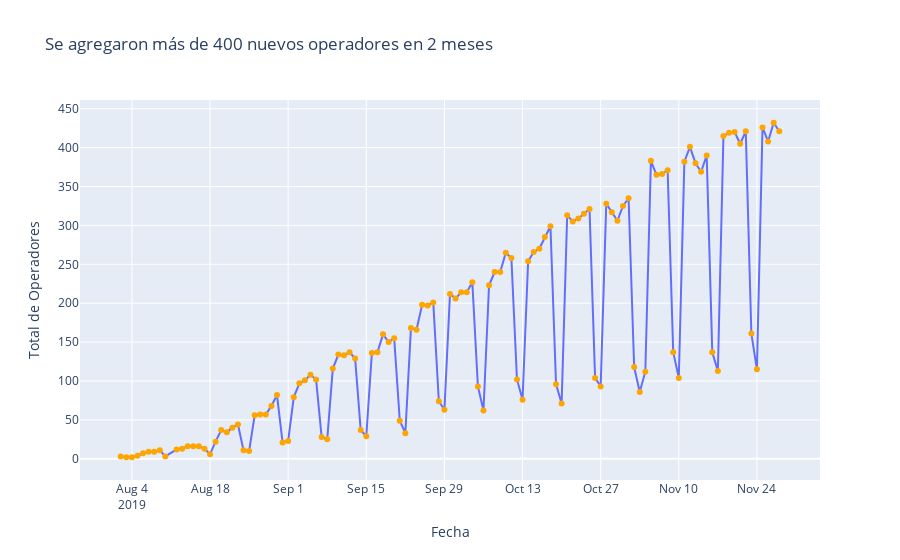

The notebook cell saved with this chart:
### Code cell
# Crear un DataFrame con el conteo de operadores únicos por fecha
operadores_por_fecha = data.groupby('date')['operator_id'].nunique().reset_index()
operadores_por_fecha.rename(columns={'operator_id': 'count_unique_operators'}, inplace=True)

# Crear la gráfica de líneas interactiva
fig = px.line(operadores_por_fecha, 
              x='date', 
              y='count_unique_operators',
              title='Se agregaron más de 400 nuevos operadores en 2 meses',
              labels={'date': 'Fecha', 'count_unique_operators': 'Total de Operadores'},
              markers=True,  # Mostrar marcadores en cada punto
              )

fig.update_traces(
    marker_color='orange'  # Color de los marcadores (verde)
)

fig.show()

### Figure 1 — Plotly figure (JSON) as saved in the notebook; plotly's stock layout.template omitted (floating-point values rounded to 4 significant figures)
{"data": [{"hovertemplate": "Fecha=%{x}<br>Total de Operadores=%{y}<extra></extra>", "legendgroup": "", "line": {"color": "#636efa", "dash": "solid"}, "marker": {"color": "orange", "symbol": "circle"}, "mode": "lines+markers", "name": "", "orientation": "v", "showlegend": false, "type": "scatter", "x": ["2019-08-02", "2019-08-03", "2019-08-04", "2019-08-05", "2019-08-06", "2019-08-07", "2019-08-08", "2019-08-09", "2019-08-10", "2019-08-12", "2019-08-13", "2019-08-14", "2019-08-15", "2019-08-16", "2019-08-17", "2019-08-18", "2019-08-19", "2019-08-20", "2019-08-21", "2019-08-22", "2019-08-23", "2019-08-24", "2019-08-25", "2019-08-26", "2019-08-27", "2019-08-28", "2019-08-29", "2019-08-30", "2019-08-31", "2019-09-01", "2019-09-02", "2019-09-03", "2019-09-04", "2019-09-05", "2019-09-06", "2019-09-07", "2019-09-08", "2019-09-09", "2019-09-10", "2019-09-11", "2019-09-12", "2019-09-13", "2019-09-14", "2019-09-15", "2019-09-16", "2019-09-17", "2019-09-18", "2019-09-19", "2019-09-20", "2019-09-21", "2019-09-22", "2019-09-23", "2019-09-24", "2019-09-25", "2019-09-26", "2019-09-27", "2019-09-28", "2019-09-29", "2019-09-30", "2019-10-01", "2019-10-02", "2019-10-03", "2019-10-04", "2019-10-05", "2019-10-06", "2019-10-07", "2019-10-08", "2019-10-09", "2019-10-10", "2019-10-11", "2019-10-12", "2019-10-13", "2019-10-14", "2019-10-15", "2019-10-16", "2019-10-17", "2019-10-18", "2019-10-19", "2019-10-20", "2019-10-21", "2019-10-22", "2019-10-23", "2019-10-24", "2019-10-25", "2019-10-26", "2019-10-27", "2019-10-28", "2019-10-29", "2019-10-30", "2019-10-31", "2019-11-01", "2019-11-02", "2019-11-03", "2019-11-04", "2019-11-05", "2019-11-06", "2019-11-07", "2019-11-08", "2019-11-09", "2019-11-10", "2019-11-11", "2019-11-12", "2019-11-13", "2019-11-14", "2019-11-15", "2019-11-16", "2019-11-17", "2019-11-18", "2019-11-19", "2019-11-20", "2019-11-21", "2019-11-22", "2019-11-23", "2019-11-24", "2019-11-25", "2019-11-26", "2019-11-27", "2019-11-28"], "xaxis": "x", "y": [3, 2, 2, 4, 7, 9, 9, 11, 3, 12, 13, 16, 16, 16, 13, 6, 22, 37, 34, 40, 44, 11, 10, 56, 57, 57, 68, 82, 21, 23, 79, 97, 101, 108, 102, 28, 25, 116, 134, 133, 137, 129, 37, 29, 136, 137, 160, 150, 155, 49, 33, 168, 166, 198, 197, 201, 74, 63, 212, 206, 214, 214, 227, 93, 62, 223, 240, 240, 265, 258, 102, 76, 254, 266, 270, 285, 299, 96, 71, 313, 305, 309, 315, 321, 104, 93, 328, 317, 306, 325, 335, 118, 86, 112, 383, 365, 366, 371, 137, 104, 382, 401, 380, 369, 390, 137, 113, 415, 419, 420, 405, 421, 161, 115, 426, 408, 432, 421], "yaxis": "y"}], "layout": {"legend": {"tracegroupgap": 0}, "title": {"text": "Se agregaron más de 400 nuevos operadores en 2 meses"}, "xaxis": {"anchor": "y", "domain": [0, 1], "title": {"text": "Fecha"}}, "yaxis": {"anchor": "x", "domain": [0, 1], "title": {"text": "Total de Operadores"}}}}
